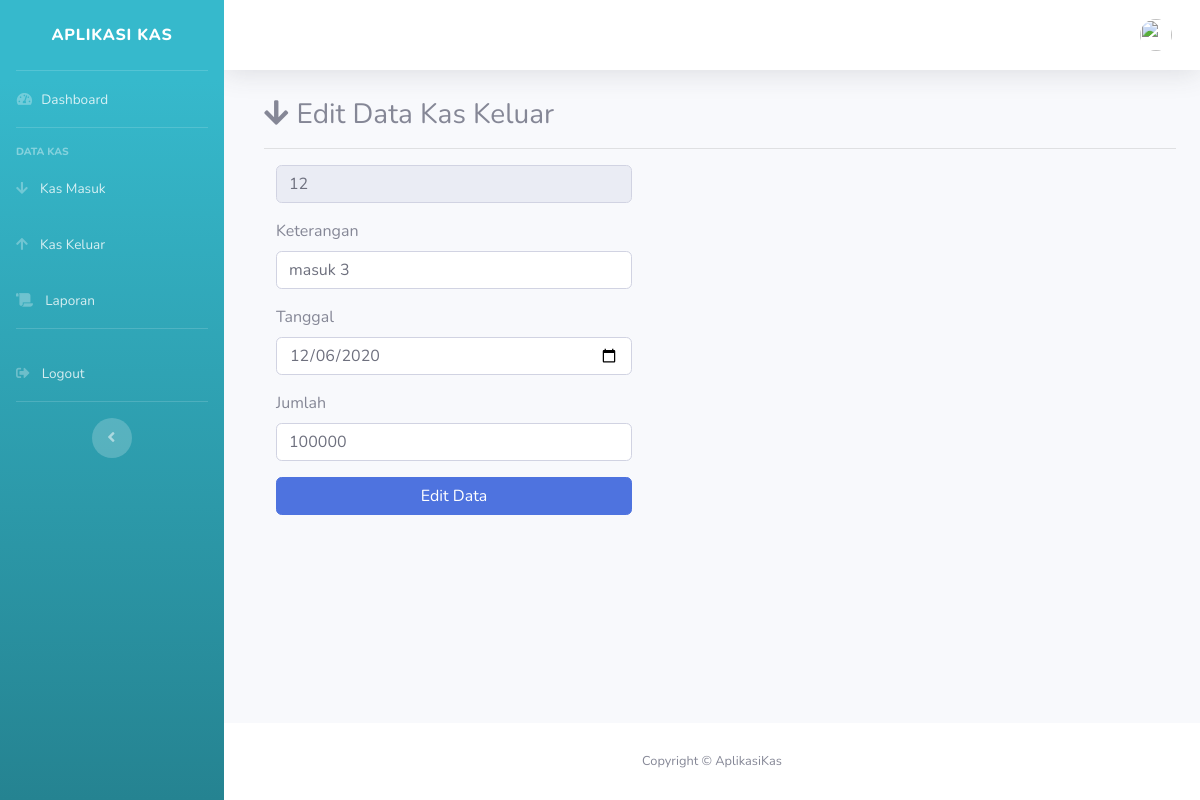
The page /masuk/editmasuk/12 on the database as committed earlier.
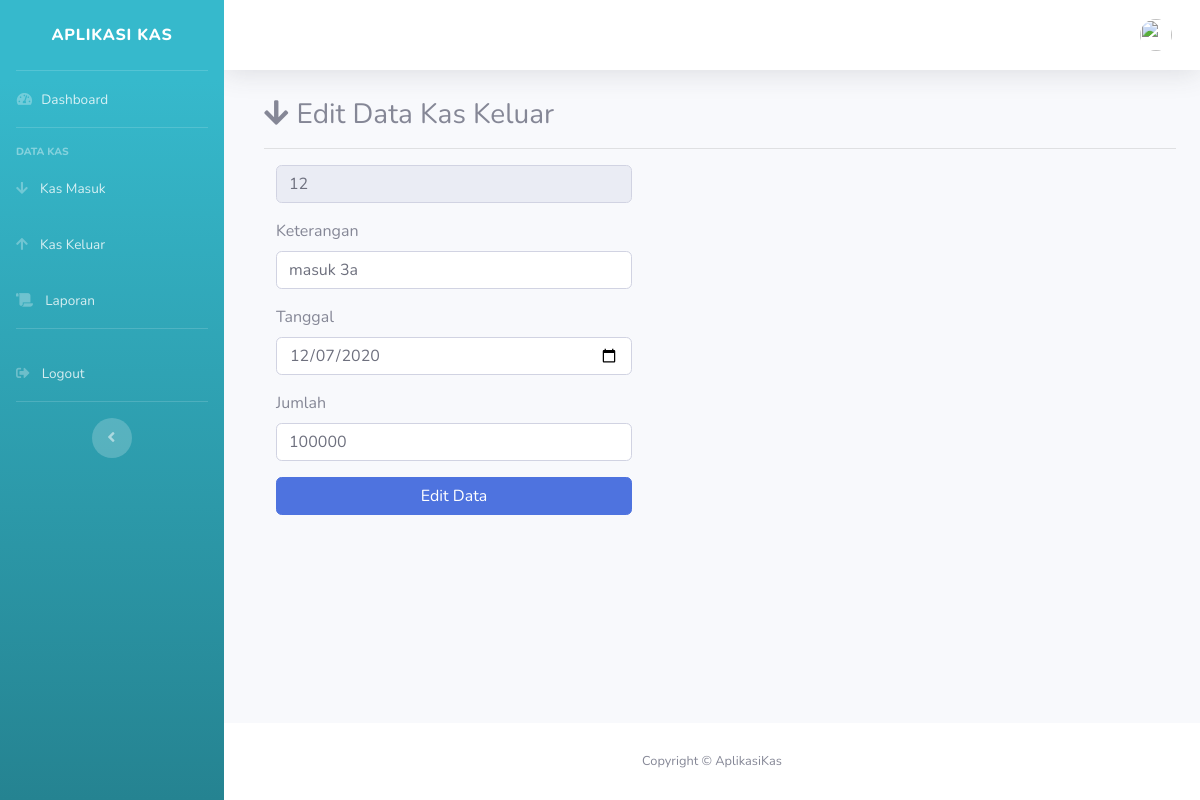
The same page on the database as committed later.
### tables this page shows
CREATE TABLE `kas` (
  `id` int(11) NOT NULL,
  `id_transaksi` varchar(50) NOT NULL,
  `keterangan` varchar(50) NOT NULL,
  `tanggal` date NOT NULL,
  `jumlah` int(11) NOT NULL,
  `tipe` enum('masuk','keluar') NOT NULL
);

### application/controllers/Masuk.php (called while the page is built, shortened)
<?php
class Masuk extends CI_Controller
{
    public function __construct()
    {
        $this->load->model('Masuk_model');
    }
    public function editmasuk($id)
    {
        $recordMsk = $this->Masuk_model->getDataMasukDetail($id);
        $dataedit = array('data_msk' =>$recordMsk);
        $data['user'] = $this->db->get_where('user', ['email' => $this->session->userdata('email')]) -> row_array();
        $this->load->view('templates/header',$data);
        $this->load->view('templates/sidebar',$data);
        $this->load->view('templates/topbar',$data);
        $this->load->view('admin/masuk/editmasuk', $dataedit);
        $this->load->view('templates/footer');
    }
}?>

### index.php (called while the page is built, shortened)
<?php
require_once BASEPATH.'core/CodeIgniter.php';

### application/models/Masuk_model.php (called while the page is built, shortened)
<?php
class Masuk_model extends CI_Model
{
    public function getDataMasukDetail($id)
    {
        $this->db->where('id',$id);
        $query = $this->db->get('kas');
        return $query->row();
    }
}

### application/views/admin/masuk/editmasuk.php (the view, shortened to what this page needs)
<div class="container-fluid">
  <div class="col-md-14 pl-3 pt-1 ">
  <h3><i class="fas fa-arrow-down pr-2"></i>Edit Data Kas Keluar</h3><hr>
  <form action="<?php echo base_url('masuk/EditAction') ?>" method="post">
      <div class="form-group col-sm-5" >
           <input type="text" class="form-control form-control-user" value="<?php echo $data_msk->id ?> " disabled>
      </div>
      <div class="form-group col-sm-5" >
                     <label>Keterangan</label>
                     <input type="text" class="form-control form-control-user" id="keterangan" placeholder="Isikan Keterangan..." name="keterangan" value="<?php echo $data_msk->keterangan ?>">
                </div>
                <div class="form-group col-sm-5" >
                     <label>Tanggal</label>
                     <input type="date" class="form-control form-control-user" id="tanggal" name="tanggal" value="<?php echo $data_msk->tanggal ?>">
                </div>
                <div class="form-group col-sm-5" >
                     <label>Jumlah</label>
                     <input type="number" class="form-control form-control-user" id="jumlah" placeholder="Isikan Jumlah Kas..." name="jumlah" value="<?php echo $data_msk->jumlah ?>">
                </div>
       <div class="form-group col-sm-5">
          <button type="submit" class="btn btn-primary btn-user btn-block">Edit Data</button>
      </div>
  </form>
  </div>
</div>
</div>

Rows that differ between the two databases and show on the page:
changed kas id 12: keterangan "masuk 3" → "masuk 3a"; tanggal "12/06/2020" → "12/07/2020"
